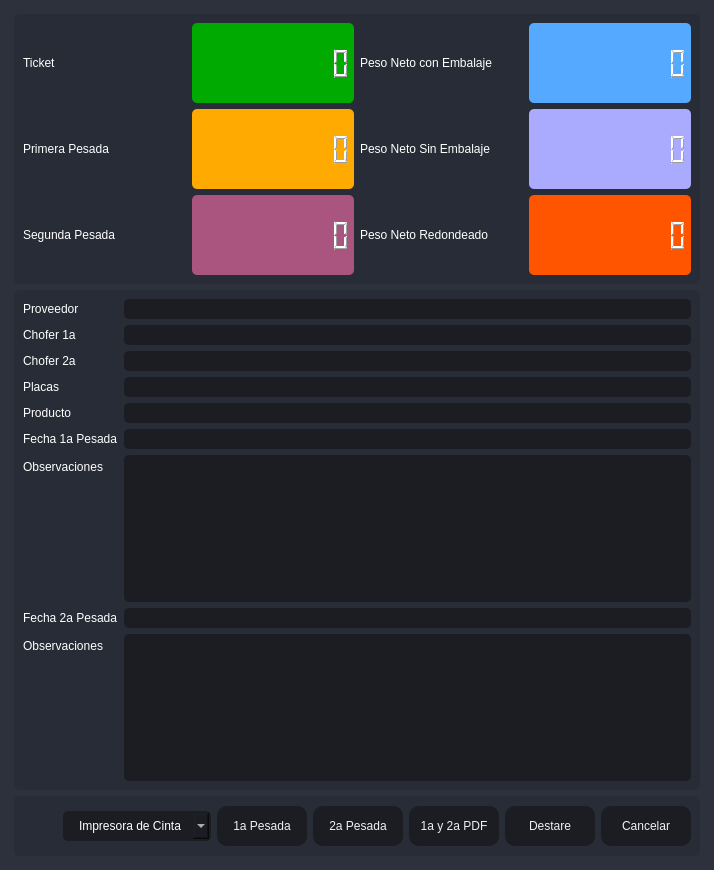
       <widget class="QFrame" name="frame_center">
        <property name="sizePolicy">
         <sizepolicy hsizetype="Expanding" vsizetype="Expanding">
          <horstretch>0</horstretch>
          <verstretch>0</verstretch>
         </sizepolicy>
        </property>
        <property name="styleSheet">
         <string notr="true">background-color: rgb(40, 44, 52);</string>
        </property>
        <property name="frameShape">
         <enum>QFrame::NoFrame</enum>
        </property>
        <property name="frameShadow">
         <enum>QFrame::Raised</enum>
        </property>
        <layout class="QHBoxLayout" name="horizontalLayout_2">
         <property name="spacing">
          <number>0</number>
         </property>
         <property name="leftMargin">
          <number>0</number>
         </property>
         <property name="topMargin">
          <number>0</number>
         </property>
         <property name="rightMargin">
          <number>0</number>
         </property>
         <property name="bottomMargin">
          <number>0</number>
         </property>
         <item>
          <widget class="QFrame" name="frame_content_right">
           <property name="styleSheet">
            <string notr="true">background-color: rgb(44, 49, 60);</string>
           </property>
           <property name="frameShape">
            <enum>QFrame::NoFrame</enum>
           </property>
           <property name="frameShadow">
            <enum>QFrame::Raised</enum>
           </property>
           <layout class="QVBoxLayout" name="verticalLayout_4">
            <property name="spacing">
             <number>0</number>
            </property>
            <property name="leftMargin">
             <number>0</number>
            </property>
            <property name="topMargin">
             <number>0</number>
            </property>
            <property name="rightMargin">
             <number>0</number>
            </property>
            <property name="bottomMargin">
             <number>0</number>
            </property>
            <item>
             <widget class="QFrame" name="frame_content">
              <property name="frameShape">
               <enum>QFrame::NoFrame</enum>
              </property>
              <property name="frameShadow">
               <enum>QFrame::Raised</enum>
              </property>
              <layout class="QVBoxLayout" name="verticalLayout_9">
               <property name="spacing">
                <number>0</number>
               </property>
               <property name="leftMargin">
                <number>5</number>
               </property>
               <property name="topMargin">
                <number>5</number>
               </property>
               <property name="rightMargin">
                <number>5</number>
               </property>
               <property name="bottomMargin">
                <number>5</number>
               </property>
               <item>
                <widget class="QStackedWidget" name="stackedWidget">
                 <property name="styleSheet">
                  <string notr="true">background: transparent;</string>
                 </property>
                 <property name="currentIndex">
                  <number>0</number>
                 </property>
                 <widget class="QWidget" name="page_home">
                  <layout class="QVBoxLayout" name="verticalLayout_10">
                   <item>
                    <widget class="QFrame" name="frame">
                     <property name="minimumSize">
                      <size>
                       <width>0</width>
                       <height>270</height>
                      </size>
                     </property>
                     <property name="maximumSize">
                      <size>
                       <width>16777215</width>
                       <height>270</height>
                      </size>
                     </property>
                     <property name="styleSheet">
                      <string notr="true">background-color: rgb(39, 44, 54);
border-radius: 5px;</string>
                     </property>
                     <property name="frameShape">
                      <enum>QFrame::StyledPanel</enum>
                     </property>
                     <property name="frameShadow">
                      <enum>QFrame::Raised</enum>
                     </property>
                     <layout class="QHBoxLayout" name="horizontalLayout_6">
                      <item>
                       <layout class="QGridLayout" name="gridLayout_2">
                        <item row="1" column="2">
                         <widget class="QLabel" name="label_5">
                          <property name="styleSheet">
                           <string notr="true">color: rgb(255, 255, 255);
font: 75 12pt &quot;MS Shell Dlg 2&quot;;</string>
                          </property>
                          <property name="text">
                           <string>Peso Neto Sin Embalaje</string>
                          </property>
                         </widget>
                        </item>
                        <item row="1" column="1">
                         <widget class="QLCDNumber" name="lcdNumber_3">
                          <property name="styleSheet">
                           <string notr="true">color: rgb(255, 255, 255);
background-color: rgb(255, 170, 0);</string>
                          </property>
                          <property name="digitCount">
                           <number>10</number>
                          </property>
                         </widget>
                        </item>
                        <item row="1" column="3">
                         <widget class="QLCDNumber" name="lcdNumber_4">
                          <property name="styleSheet">
                           <string notr="true">color: rgb(255, 255, 255);
background-color: rgb(170, 170, 255);</string>
                          </property>
                          <property name="digitCount">
                           <number>10</number>
                          </property>
                         </widget>
                        </item>
                        <item row="0" column="3">
                         <widget class="QLCDNumber" name="lcdNumber_1">
                          <property name="styleSheet">
                           <string notr="true">color: rgb(255, 255, 255);
background-color: rgb(85, 170, 255);</string>
                          </property>
                          <property name="digitCount">
                           <number>10</number>
                          </property>
                         </widget>
                        </item>
                        <item row="2" column="3">
                         <widget class="QLCDNumber" name="lcdNumber_6">
                          <property name="styleSheet">
                           <string notr="true">color: rgb(255, 255, 255);
background-color: rgb(255, 85, 0);</string>
                          </property>
                          <property name="digitCount">
                           <number>10</number>
                          </property>
                         </widget>
                        </item>
                        <item row="0" column="0">
                         <widget class="QLabel" name="label_2">
                          <property name="styleSheet">
                           <string notr="true">color: rgb(255, 255, 255);
font: 75 12pt &quot;MS Shell Dlg 2&quot;;</string>
                          </property>
                          <property name="text">
                           <string>Ticket</string>
                          </property>
                         </widget>
                        </item>
                        <item row="1" column="0">
                         <widget class="QLabel" name="label_4">
                          <property name="styleSheet">
                           <string notr="true">color: rgb(255, 255, 255);
font: 75 12pt &quot;MS Shell Dlg 2&quot;;</string>
                          </property>
                          <property name="text">
                           <string>Primera Pesada</string>
                          </property>
                         </widget>
                        </item>
                        <item row="0" column="1">
                         <widget class="QLCDNumber" name="lcdNumber_9">
                          <property name="styleSheet">
                           <string notr="true">color: rgb(255, 255, 255);
background-color: rgb(0, 170, 0);</string>
                          </property>
                          <property name="midLineWidth">
                           <number>0</number>
                          </property>
                          <property name="digitCount">
                           <number>10</number>
                          </property>
                         </widget>
                        </item>
                        <item row="2" column="0">
                         <widget class="QLabel" name="label_6">
                          <property name="styleSheet">
                           <string notr="true">color: rgb(255, 255, 255);
font: 75 12pt &quot;MS Shell Dlg 2&quot;;</string>
                          </property>
                          <property name="text">
                           <string>Segunda Pesada</string>
                          </property>
                         </widget>
                        </item>
                        <item row="0" column="2">
                         <widget class="QLabel" name="label_3">
                          <property name="styleSheet">
                           <string notr="true">color: rgb(255, 255, 255);
font: 75 12pt &quot;MS Shell Dlg 2&quot;;</string>
                          </property>
                          <property name="text">
                           <string>Peso Neto con Embalaje</string>
                          </property>
                         </widget>
                        </item>
                        <item row="2" column="2">
                         <widget class="QLabel" name="label_7">
                          <property name="styleSheet">
                           <string notr="true">color: rgb(255, 255, 255);
font: 75 12pt &quot;MS Shell Dlg 2&quot;;</string>
                          </property>
                          <property name="text">
                           <string>Peso Neto Redondeado</string>
                          </property>
                         </widget>
                        </item>
                        <item row="2" column="1">
                         <widget class="QLCDNumber" name="lcdNumber_7">
                          <property name="styleSheet">
                           <string notr="true">color: rgb(255, 255, 255);
background-color: rgb(170, 85, 127);</string>
                          </property>
                          <property name="digitCount">
                           <number>10</number>
                          </property>
                         </widget>
                        </item>
                       </layout>
                      </item>
                     </layout>
                    </widget>
                   </item>
                   <item>
                    <widget class="QFrame" name="frame_3">
                     <property name="minimumSize">
                      <size>
                       <width>0</width>
                       <height>160</height>
                      </size>
                     </property>
                     <property name="maximumSize">
                      <size>
                       <width>16777215</width>
                       <height>500</height>
                      </size>
                     </property>
                     <property name="styleSheet">
                      <string notr="true">background-color: rgb(39, 44, 54);
border-radius: 5px;</string>
                     </property>
                     <property name="frameShape">
                      <enum>QFrame::StyledPanel</enum>
                     </property>
                     <property name="frameShadow">
                      <enum>QFrame::Raised</enum>
                     </property>
                     <layout class="QVBoxLayout" name="verticalLayout_5">
                      <item>
                       <layout class="QFormLayout" name="formLayout">
                        <item row="0" column="0">
                         <widget class="QLabel" name="label_8">
                          <property name="styleSheet">
                           <string notr="true">color: rgb(255, 255, 255);
font: 75 12pt &quot;MS Shell Dlg 2&quot;;</string>
                          </property>
                          <property name="text">
                           <string>Proveedor</string>
                          </property>
                         </widget>
                        </item>
                        <item row="0" column="1">
                         <widget class="QLineEdit" name="Proveedor">
                          <property name="styleSheet">
                           <string notr="true">QLineEdit {
	background-color: rgb(27, 29, 35);
	border-radius: 5px;
	border: 2px solid rgb(27, 29, 35);
	padding-left: 10px;
	font: 75 12pt &quot;MS Shell Dlg 2&quot;;
	color: rgb(255, 255, 255);
}
QLineEdit:hover {
	border: 2px solid rgb(64, 71, 88);
}
QLineEdit:focus {
	border: 2px solid rgb(91, 101, 124);
}</string>
                          </property>
                          <property name="readOnly">
                           <bool>true</bool>
                          </property>
                         </widget>
                        </item>
                        <item row="1" column="0">
                         <widget class="QLabel" name="label_9">
                          <property name="styleSheet">
                           <string notr="true">color: rgb(255, 255, 255);
font: 75 12pt &quot;MS Shell Dlg 2&quot;;</string>
                          </property>
                          <property name="text">
                           <string>Chofer 1a</string>
                          </property>
                         </widget>
                        </item>
                        <item row="1" column="1">
                         <widget class="QLineEdit" name="Operador">
                          <property name="styleSheet">
                           <string notr="true">QLineEdit {
	background-color: rgb(27, 29, 35);
	border-radius: 5px;
	border: 2px solid rgb(27, 29, 35);
	padding-left: 10px;
	font: 75 12pt &quot;MS Shell Dlg 2&quot;;
	color: rgb(255, 255, 255);
}
QLineEdit:hover {
	border: 2px solid rgb(64, 71, 88);
}
QLineEdit:focus {
	border: 2px solid rgb(91, 101, 124);
}</string>
                          </property>
                          <property name="readOnly">
                           <bool>true</bool>
                          </property>
                         </widget>
                        </item>
                        <item row="3" column="0">
                         <widget class="QLabel" name="label_10">
                          <property name="styleSheet">
                           <string notr="true">color: rgb(255, 255, 255);
font: 75 12pt &quot;MS Shell Dlg 2&quot;;</string>
                          </property>
                          <property name="text">
                           <string>Placas</string>
                          </property>
                         </widget>
                        </item>
                        <item row="3" column="1">
                         <widget class="QLineEdit" name="Placas">
                          <property name="styleSheet">
                           <string notr="true">QLineEdit {
	background-color: rgb(27, 29, 35);
	border-radius: 5px;
	border: 2px solid rgb(27, 29, 35);
	padding-left: 10px;
	font: 75 12pt &quot;MS Shell Dlg 2&quot;;
	color: rgb(255, 255, 255);
}
QLineEdit:hover {
	border: 2px solid rgb(64, 71, 88);
}
QLineEdit:focus {
	border: 2px solid rgb(91, 101, 124);
}</string>
                          </property>
                          <property name="readOnly">
                           <bool>true</bool>
                          </property>
                         </widget>
                        </item>
                        <item row="4" column="0">
                         <widget class="QLabel" name="label_11">
                          <property name="styleSheet">
                           <string notr="true">color: rgb(255, 255, 255);
font: 75 12pt &quot;MS Shell Dlg 2&quot;;</string>
                          </property>
                          <property name="text">
                           <string>Producto</string>
                          </property>
                         </widget>
                        </item>
                        <item row="4" column="1">
                         <widget class="QLineEdit" name="Producto">
                          <property name="styleSheet">
                           <string notr="true">QLineEdit {
	background-color: rgb(27, 29, 35);
	border-radius: 5px;
	border: 2px solid rgb(27, 29, 35);
	padding-left: 10px;
	font: 75 12pt &quot;MS Shell Dlg 2&quot;;
	color: rgb(255, 255, 255);
}
QLineEdit:hover {
	border: 2px solid rgb(64, 71, 88);
}
QLineEdit:focus {
	border: 2px solid rgb(91, 101, 124);
}</string>
                          </property>
                          <property name="readOnly">
                           <bool>true</bool>
                          </property>
                         </widget>
                        </item>
                        <item row="5" column="0">
                         <widget class="QLabel" name="label_12">
                          <property name="styleSheet">
                           <string notr="true">color: rgb(255, 255, 255);
font: 75 12pt &quot;MS Shell Dlg 2&quot;;</string>
                          </property>
                          <property name="text">
                           <string>Fecha 1a Pesada</string>
                          </property>
                         </widget>
                        </item>
                        <item row="5" column="1">
                         <widget class="QLineEdit" name="EFecha">
                          <property name="styleSheet">
                           <string notr="true">QLineEdit {
	background-color: rgb(27, 29, 35);
	border-radius: 5px;
	border: 2px solid rgb(27, 29, 35);
	padding-left: 10px;
	font: 75 12pt &quot;MS Shell Dlg 2&quot;;
	color: rgb(255, 255, 255);
}
QLineEdit:hover {
	border: 2px solid rgb(64, 71, 88);
}
QLineEdit:focus {
	border: 2px solid rgb(91, 101, 124);
}</string>
                          </property>
                          <property name="readOnly">
                           <bool>true</bool>
                          </property>
                         </widget>
                        </item>
                        <item row="6" column="0">
                         <widget class="QLabel" name="label_13">
                          <property name="styleSheet">
                           <string notr="true">color: rgb(255, 255, 255);
font: 75 12pt &quot;MS Shell Dlg 2&quot;;</string>
                          </property>
                          <property name="text">
                           <string>Observaciones</string>
                          </property>
                         </widget>
                        </item>
                        <item row="6" column="1">
                         <widget class="QPlainTextEdit" name="ObservacionesCompra">
                          <property name="styleSheet">
                           <string notr="true">QPlainTextEdit {
	background-color: rgb(27, 29, 35);
	border-radius: 5px;
	padding: 10px;
    color: rgb(255, 255, 255);
	font: 75 12pt &quot;MS Shell Dlg 2&quot;;
}
QPlainTextEdit:hover {
	border: 2px solid rgb(64, 71, 88);
}
QPlainTextEdit:focus {
	border: 2px solid rgb(91, 101, 124);
}</string>
                          </property>
                          <property name="readOnly">
                           <bool>true</bool>
                          </property>
                         </widget>
                        </item>
                        <item row="7" column="0">
                         <widget class="QLabel" name="label_14">
                          <property name="styleSheet">
                           <string notr="true">color: rgb(255, 255, 255);
font: 75 12pt &quot;MS Shell Dlg 2&quot;;</string>
                          </property>
                          <property name="text">
                           <string>Fecha 2a Pesada</string>
                          </property>
                         </widget>
                        </item>
                        <item row="7" column="1">
                         <widget class="QLineEdit" name="SFecha">
                          <property name="styleSheet">
                           <string notr="true">QLineEdit {
	background-color: rgb(27, 29, 35);
	border-radius: 5px;
	border: 2px solid rgb(27, 29, 35);
	padding-left: 10px;
	font: 75 12pt &quot;MS Shell Dlg 2&quot;;
	color: rgb(255, 255, 255);
}
QLineEdit:hover {
	border: 2px solid rgb(64, 71, 88);
}
QLineEdit:focus {
	border: 2px solid rgb(91, 101, 124);
}</string>
                          </property>
                          <property name="readOnly">
                           <bool>true</bool>
                          </property>
                         </widget>
                        </item>
                        <item row="8" column="0">
                         <widget class="QLabel" name="label_15">
                          <property name="styleSheet">
                           <string notr="true">color: rgb(255, 255, 255);
font: 75 12pt &quot;MS Shell Dlg 2&quot;;</string>
                          </property>
                          <property name="text">
                           <string>Observaciones</string>
                          </property>
                         </widget>
                        </item>
                        <item row="8" column="1">
                         <widget class="QPlainTextEdit" name="ObservacionesCompra2">
                          <property name="styleSheet">
                           <string notr="true">QPlainTextEdit {
	background-color: rgb(27, 29, 35);
	border-radius: 5px;
	padding: 10px;
    color: rgb(255, 255, 255);
	font: 75 12pt &quot;MS Shell Dlg 2&quot;;
}
QPlainTextEdit:hover {
	border: 2px solid rgb(64, 71, 88);
}
QPlainTextEdit:focus {
	border: 2px solid rgb(91, 101, 124);
}</string>
                          </property>
                          <property name="lineWrapMode">
                           <enum>QPlainTextEdit::WidgetWidth</enum>
                          </property>
                          <property name="readOnly">
                           <bool>true</bool>
                          </property>
                         </widget>
                        </item>
                        <item row="2" column="0">
                         <widget class="QLabel" name="label_16">
                          <property name="styleSheet">
                           <string notr="true">color: rgb(255, 255, 255);
font: 75 12pt &quot;MS Shell Dlg 2&quot;;</string>
                          </property>
                          <property name="text">
                           <string>Chofer 2a</string>
                          </property>
                         </widget>
                        </item>
                        <item row="2" column="1">
                         <widget class="QLineEdit" name="Operador2a">
                          <property name="styleSheet">
                           <string notr="true">QLineEdit {
	background-color: rgb(27, 29, 35);
	border-radius: 5px;
	border: 2px solid rgb(27, 29, 35);
	padding-left: 10px;
	font: 75 12pt &quot;MS Shell Dlg 2&quot;;
	color: rgb(255, 255, 255);
}
QLineEdit:hover {
	border: 2px solid rgb(64, 71, 88);
}
QLineEdit:focus {
	border: 2px solid rgb(91, 101, 124);
}</string>
                          </property>
                          <property name="readOnly">
                           <bool>true</bool>
                          </property>
                         </widget>
                        </item>
                       </layout>
                      </item>
                     </layout>
                    </widget>
                   </item>
                   <item>
                    <widget class="QFrame" name="frame_2">
                     <property name="minimumSize">
                      <size>
                       <width>0</width>
                       <height>60</height>
                      </size>
                     </property>
                     <property name="maximumSize">
                      <size>
                       <width>16777215</width>
                       <height>60</height>
                      </size>
                     </property>
                     <property name="styleSheet">
                      <string notr="true">background-color: rgb(39, 44, 54);
border-radius: 5px;</string>
                     </property>
                     <property name="frameShape">
                      <enum>QFrame::StyledPanel</enum>
                     </property>
                     <property name="frameShadow">
                      <enum>QFrame::Raised</enum>
                     </property>
                     <layout class="QHBoxLayout" name="horizontalLayout_9">
                      <item>
                       <layout class="QGridLayout" name="gridLayout">
                        <item row="0" column="3">
                         <widget class="QPushButton" name="btn_guardar2">
                          <property name="minimumSize">
                           <size>
                            <width>90</width>
                            <height>40</height>
                           </size>
                          </property>
                          <property name="styleSheet">
                           <string notr="true">QPushButton {
	border-color: rgb(27, 29, 35);
	font: 75 10pt &quot;MS Shell Dlg 2&quot;;
	color: rgb(240, 240, 240);
	background-color: rgb(27, 29, 35);
	border: 0px solid;
	border-radius: 10px;	
}
QPushButton:hover {
	background-color:rgb(44, 49, 60);
	border-color: rgb(27, 29, 35);
	border: 2px solid;
}</string>
                          </property>
                          <property name="text">
                           <string>2a Pesada</string>
                          </property>
                         </widget>
                        </item>
                        <item row="0" column="2">
                         <widget class="QPushButton" name="btn_guardar">
                          <property name="minimumSize">
                           <size>
                            <width>90</width>
                            <height>40</height>
                           </size>
                          </property>
                          <property name="styleSheet">
                           <string notr="true">QPushButton {
	border-color: rgb(27, 29, 35);
	font: 75 10pt &quot;MS Shell Dlg 2&quot;;
	color: rgb(240, 240, 240);
	background-color: rgb(27, 29, 35);
	border: 0px solid;
	border-radius: 10px;	
}
QPushButton:hover {
	background-color:rgb(44, 49, 60);
	border-color: rgb(27, 29, 35);
	border: 2px solid;
}</string>
                          </property>
                          <property name="text">
                           <string>1a Pesada</string>
                          </property>
                         </widget>
                        </item>
                        <item row="0" column="5">
                         <widget class="QPushButton" name="btn_guardar3">
                          <property name="minimumSize">
                           <size>
                            <width>90</width>
                            <height>40</height>
                           </size>
                          </property>
                          <property name="styleSheet">
                           <string notr="true">QPushButton {
	border-color: rgb(27, 29, 35);
	font: 75 10pt &quot;MS Shell Dlg 2&quot;;
	color: rgb(240, 240, 240);
	background-color: rgb(27, 29, 35);
	border: 0px solid;
	border-radius: 10px;	
}
QPushButton:hover {
	background-color:rgb(44, 49, 60);
	border-color: rgb(27, 29, 35);
	border: 2px solid;
}</string>
                          </property>
                          <property name="text">
                           <string>Destare</string>
                          </property>
                         </widget>
                        </item>
                        <item row="0" column="6">
                         <widget class="QPushButton" name="btnr">
                          <property name="minimumSize">
                           <size>
                            <width>90</width>
                            <height>40</height>
                           </size>
                          </property>
                          <property name="styleSheet">
                           <string notr="true">QPushButton {
	border-color: rgb(27, 29, 35);
	font: 75 10pt &quot;MS Shell Dlg 2&quot;;
	color: rgb(240, 240, 240);
	background-color: rgb(27, 29, 35);
	border: 0px solid;
	border-radius: 10px;	
}
QPushButton:hover {
	background-color:rgb(44, 49, 60);
	border-color: rgb(27, 29, 35);
	border: 2px solid;
}</string>
                          </property>
                          <property name="text">
                           <string>Cancelar</string>
                          </property>
                         </widget>
                        </item>
                        <item row="0" column="0">
                         <spacer name="horizontalSpacer">
                          <property name="orientation">
                           <enum>Qt::Horizontal</enum>
                          </property>
                          <property name="sizeHint" stdset="0">
                           <size>
                            <width>40</width>
                            <height>20</height>
                           </size>
                          </property>
                         </spacer>
                        </item>
                        <item row="0" column="1">
                         <widget class="QComboBox" name="comboBox_impresora">
                          <property name="styleSheet">
                           <string notr="true">QComboBox{
	background-color: rgb(27, 29, 35);
	border-radius: 5px;
	border: 2px solid rgb(27, 29, 35);
	padding: 5px;
	padding-left: 14px;
	color: rgb(255, 255, 255);
    font: 75 12pt &quot;MS Shell Dlg 2&quot;;
}
QComboBox:hover{
	border: 2px solid rgb(64, 71, 88);
}
QComboBox QAbstractItemView {
	color: rgb(85, 170, 255);	
	background-color: rgb(27, 29, 35);
	padding: 10px;
	selection-background-color: rgb(39, 44, 54);
}</string>
                          </property>
                          <item>
                           <property name="text">
                            <string>Impresora de Cinta</string>
                           </property>
                          </item>
                          <item>
                           <property name="text">
                            <string>Impresora Windows</string>
                           </property>
                          </item>
                         </widget>
                        </item>
                        <item row="0" column="4">
                         <widget class="QPushButton" name="btn_1a2a">
                          <property name="minimumSize">
                           <size>
                            <width>90</width>
                            <height>40</height>
                           </size>
                          </property>
                          <property name="styleSheet">
                           <string notr="true">QPushButton {
	border-color: rgb(27, 29, 35);
	font: 75 10pt &quot;MS Shell Dlg 2&quot;;
	color: rgb(240, 240, 240);
	background-color: rgb(27, 29, 35);
	border: 0px solid;
	border-radius: 10px;	
}
QPushButton:hover {
	background-color:rgb(44, 49, 60);
	border-color: rgb(27, 29, 35);
	border: 2px solid;
}</string>
                          </property>
                          <property name="text">
                           <string>1a y 2a PDF</string>
                          </property>
                         </widget>
                        </item>
                       </layout>
                      </item>
                     </layout>
                    </widget>
                   </item>
                  </layout>
                 </widget>
                </widget>
               </item>
              </layout>
             </widget>
            </item>
           </layout>
          </widget>
         </item>
        </layout>
       </widget>
